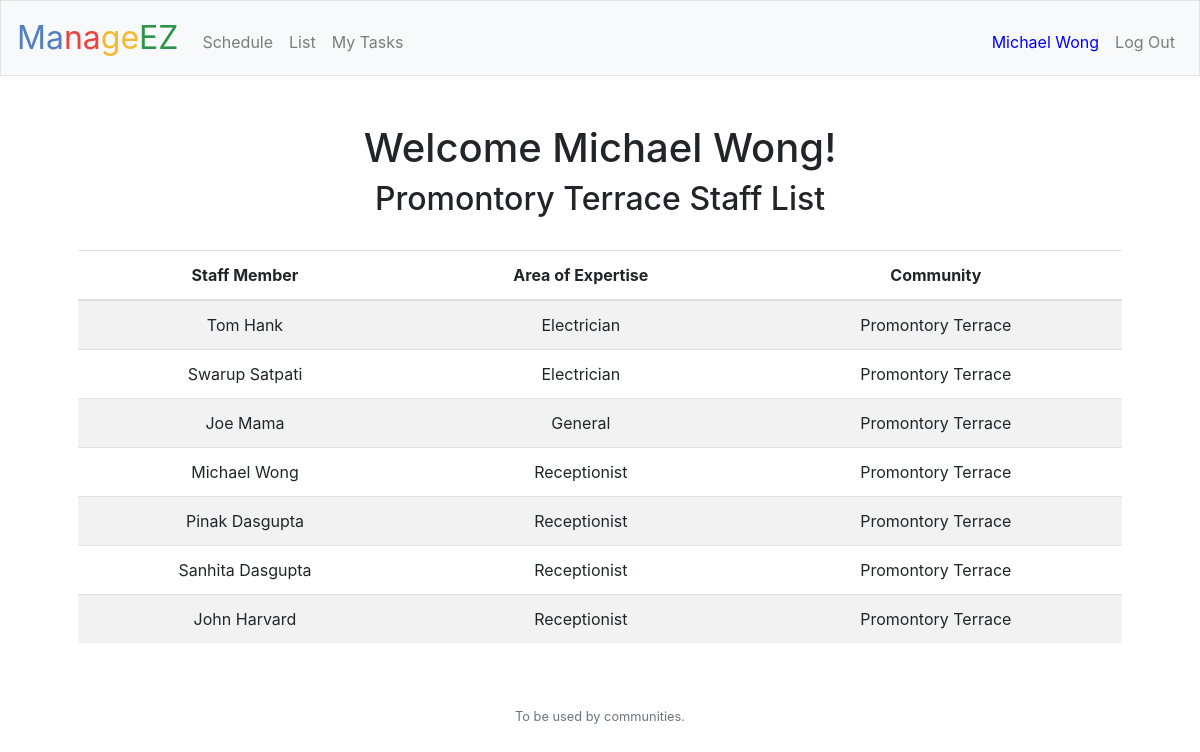
/ (signed in), run on the app's committed database.
### tables this page shows
CREATE TABLE 'users' ('id' integer PRIMARY KEY AUTOINCREMENT NOT NULL, 'username' text, 'password' text, 'type' text, 'community' text, 'expertise' text DEFAULT 'resident');

### application.py (the view)
@app.route("/")
@login_required
def index():
    rows = db.execute("SELECT username , community, expertise FROM users WHERE type='staff' AND community=:comm ORDER BY expertise", comm=session["comm"])
    staff_list = []
    for row in rows:
        staff_list.append({
            "name": row["username"],
            "comm": row["community"],
            "special": row["expertise"].capitalize()
        })
    return render_template("index.html", user=session["username"], staff=staff_list)

### application.py (called while the page is built)
@app.after_request
def after_request(response):
    response.headers["Cache-Control"] = "no-cache, no-store, must-revalidate"
    response.headers["Expires"] = 0
    response.headers["Pragma"] = "no-cache"
    return response

### helpers.py (called while the page is built)
def login_required(f):
    @wraps(f)
    def decorated_function(*args, **kwargs):
        if session.get("user_id") is None:
            return redirect("/login")
        return f(*args, **kwargs)
    return decorated_function

### templates/index.html (shortened to what this page needs)
{% extends "layout.html" %}
{% block main %}
    <h1>Welcome {{user}}!</h1>
    {% if staff %}
        <h2>{{staff[0]["comm"]}} Staff List</h2>
        <br>
        <table class="table table-striped">
            <thead>
                <th>Staff Member</th>
                <th>Area of Expertise</th>
                <th>Community</th>
            </thead>
            <tbody>
                {% for member in staff %}
                <tr>
                    <td>{{member["name"]}}</td>
                    <td>{{member["special"]}}</td>
                    <td>{{member["comm"]}}</td>
                </tr>
                {% endfor %}
            </tbody>
        </table>
    {% else %}
        <h2>This community does not have any staff members enrolled</h2>
    {% endif %}
{% endblock %}

### templates/layout.html (shortened to what this page needs)
<!DOCTYPE html>
<html lang="en">
    <head>
        <link rel="stylesheet" href="https://cdn.jsdelivr.net/npm/bootstrap@4.5.3/dist/css/bootstrap.min.css">
        <link href="/static/styles.css" rel="stylesheet">
    </head>
    <body>
        <nav class="navbar navbar-expand-md navbar-light bg-light border">
            <a class="navbar-brand" href="/"><span class="blue">Ma</span><span class="red">na</span><span class="yellow">ge</span><span class="green">EZ</span> </a>
            <div class="collapse navbar-collapse" id="navbar">
                {% if session.user_id %}
                    {% if session.type  == 'staff' %}
                        <ul class="navbar-nav mr-auto mt-2">
                            <li class="nav-item"><a class="nav-link" href="/schedule">Schedule</a></li>
                            <li class="nav-item"><a class="nav-link" href="/listr">List</a></li>
                            <li class="nav-item"><a class="nav-link" href="/tasks">My Tasks</a></li>
                        </ul>
                        <ul class="navbar-nav ml-auto mt-2">
                            <li class="nav-item"><a class="nav-link username">{{session.username}}</a></li>
                            <li class="nav-item"><a class="nav-link" href="/logout">Log Out</a></li>
                        </ul>
                    {% endif %}
                {% else %}
                    <ul class="navbar-nav ml-auto mt-2">
                        <li class="nav-item"><a class="nav-link" href="/register">Register</a></li>
                        <li class="nav-item"><a class="nav-link" href="/login">Log In</a></li>
                    </ul>
                {% endif %}
            </div>
        </nav>
        <main class="container p-5">
            {% block main %}{% endblock %}
        </main>
        <footer class="small text-center text-muted">
            To be used by communities.
        </footer>
    </body>
</html>

### static/styles.css (style rules this page uses)
nav .navbar-brand { font-size: xx-large; }
nav .navbar-brand .blue { color: #537fbe; }
nav .navbar-brand .red { color: #ea433b; }
nav .navbar-brand .yellow { color: #f5b82e; }
nav .navbar-brand .green { color: #2e944b; }
main { overflow-x: auto; text-align: center; }
.username { color: blue !important; }

### data on the page
users: username "Michael Wong", name "Michael Wong", special "Receptionist", comm "Promontory Terrace"
users: community "Promontory Terrace", name "Tom Hank", special "Electrician", comm "Promontory Terrace"
users: name "Swarup Satpati", special "Electrician", comm "Promontory Terrace"
users: name "Joe Mama", special "General", comm "Promontory Terrace"
users: name "Pinak Dasgupta", special "Receptionist", comm "Promontory Terrace"
users: name "Sanhita Dasgupta", special "Receptionist", comm "Promontory Terrace"
users: name "John Harvard", special "Receptionist", comm "Promontory Terrace"
